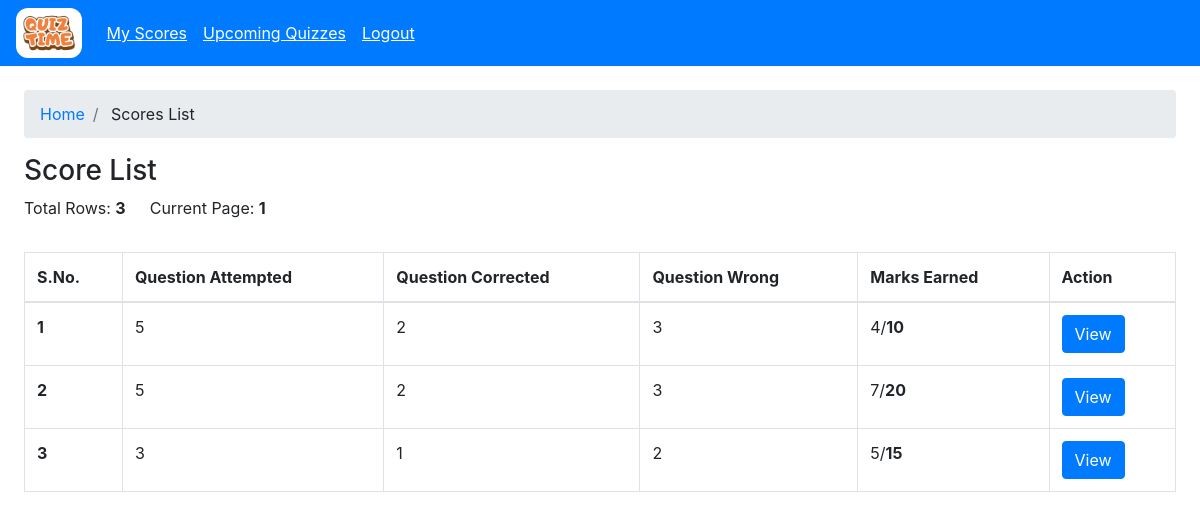
The page /user/scores (signed in) on the database its author committed.
### models/model.py (models this page shows)
class Score(db.Model):
    __tablename__='scores'
    id = db.Column(db.VARCHAR(100), primary_key=True)
    quiz_id = db.Column(db.VARCHAR(100), db.ForeignKey('quiz.id'), nullable=False)
    user_id = db.Column(db.VARCHAR(100), db.ForeignKey('users.id'), nullable=False)
    question_attempted = db.Column(db.Integer, nullable=False)
    question_corrected = db.Column(db.Integer, nullable=False)
    question_wronged =  db.Column(db.Integer, nullable=False)
    total_scored = db.Column(db.Integer, nullable=False)
    created_at = db.Column(db.TIMESTAMP, nullable=False)
    updated_at = db.Column(db.TIMESTAMP, nullable=False)
    __table_args__ = (
        db.UniqueConstraint('quiz_id', 'user_id', name='unique_user_quiz_score'),  # Prevents duplicate user-quiz pairs
    )

### controllers/users/user.py (the view)
@user.route("/scores")
@login_required
@role_required("user")
def user_scores():
    try:
        skip = int(request.args.get("skip", 0))
        take = int(request.args.get("take", 25))
        scores = Score.query.filter(Score.user_id==session.get("id", "")).offset(skip).limit(take).all()
        final_list=[]
        for scr in scores:
            single_obj=dict()
            quiz = Quiz.query.filter_by(id=scr.quiz_id).first()
            single_obj["total_marks"]=quiz.total_marks
            single_obj = {**single_obj, **scr.__dict__}
            final_list.append(single_obj)
        total_scores = Score.query.filter(Score.user_id==session.get("id", "")).count()
        return render_template("user/scores.html",total_rows=total_scores, skip=skip, take=take, rows=final_list)
    except Exception as e:
        return flash_and_redirect(str(e), "danger", url_for("user.user_home"))

### app.py (called while the page is built)
    @login_manager.user_loader
    def load_user(user_id):
        return User.query.get(user_id)

### controllers/decorator.py (called while the page is built)
def role_required(role):
    def decorator(func):
        @wraps(func)
        def wrapper(*args, **kwargs):
            if not current_user.is_authenticated:
                return redirect(url_for("auth.login"))
            if current_user.user_type != role and session.get("user_type") != role:
                if current_user.user_type == "admin":
                    return redirect(url_for("admin.admin_home"))
                return redirect(url_for("user.user_home"))
            return func(*args, **kwargs)
        return wrapper
    return decorator

### templates/user/scores.html (shortened to what this page needs)
{% extends "base.html" %} {% block title %}Score Page{% endblock %} {% block
content %} {% include "user/user_wrapper.html" %}
<section class="min-vh-100 p-4">
  <nav aria-label="breadcrumb">
    <ol class="breadcrumb">
      <li class="breadcrumb-item"><a href="/user">Home</a></li>
      <li class="breadcrumb-item">
        <a>Scores List</a>
      </li>
    </ol>
  </nav>
  <div class="d-flex mt-3 flex-wrap justify-content-between">
    <div>
      <h3>Score List</h3>
      <div class="d-flex align-items-center">
        <p class="mr-4">Total Rows: <strong>{{ total_rows }}</strong></p>
        <p>
          Current Page:
          <strong
            >{% if skip and take %} {{ ((skip|int)/take)+1 }} {% else %}1{%
            endif %}</strong
          >
        </p>
      </div>
    </div>
  </div>
  <section class="mt-3">
    <div class="table-responsive">
      <table class="table table-bordered table-hover">
        <thead>
          <tr>
            <th scope="col">S.No.</th>
            <th scope="col">Question Attempted</th>
            <th scope="col">Question Corrected</th>
            <th scope="col">Question Wrong</th>
            <th scope="col">Marks Earned</th>
            <th scope="col">Action</th>
          </tr>
        </thead>
        <tbody>
          {% for score in rows %}
          <tr class="pointer">
            <th scope="row">{{ loop.index+skip }}</th>
            <td>{{ score.question_attempted }}</td>
            <td>{{ score.question_corrected }}</td>
            <td>{{ score.question_wronged }}</td>
            <td>
              {{ score.total_scored }}/<strong>{{ score.total_marks }}</strong>
            </td>
            <td>
              <button type="button" class="btn btn-primary">
                <a
                  href="/user/score/view?score_id={{ score.id }}"
                  class="text-white"
                  >View</a
                >
              </button>
            </td>
          </tr>
          {% endfor %}
        </tbody>
      </table>
    </div>
  </section>
</section>
{% endblock %}

### templates/base.html (shortened to what this page needs)
<!DOCTYPE html>
<html lang="en">
  <head>
    <link rel="stylesheet" href="/static/css/style.css" />
    <link
      rel="stylesheet"
      href="https://cdn.jsdelivr.net/npm/bootstrap@4.3.1/dist/css/bootstrap.min.css"
    />
  </head>
  <body>
    {% block content %} {% endblock %}
  </body>
</html>

### templates/user/user_wrapper.html (shortened to what this page needs)
<nav class="navbar navbar-expand-lg navbar-dark bg-primary">
  <a href="/user">
    <img
      alt="logo"
      src="/static/images/logo.png"
      class="adminLogo navbar-brand"
    />
  </a>
  <div class="collapse navbar-collapse" id="navbarSupportedContent">
    <ul class="navbar-nav mr-auto">
      <li class="nav-item">
        <a class="anchor nav-link" href="/user/scores?skip=0&take=25"
          >My Scores</a
        >
      </li>
      <li class="nav-item">
        <a class="anchor nav-link" href="/user/quizzes?skip=0&take=25"
          >Upcoming Quizzes</a
        >
      </li>
      <li class="nav-item">
        <a class="anchor nav-link" href="/auth/logout">Logout</a>
      </li>
    </ul>
  </div>
</nav>

### static/css/style.css (style rules this page uses)
.adminLogo { height: 50px; background-color: white !important; border-radius: 12px; padding: 6px; }
.pointer { cursor: pointer; }
.anchor { color: white !important; text-decoration: underline !important; }

### rows shown on the page
Score: question_attempted "5", question_corrected "2", question_wronged "3", total_scored "4", total_marks "10"
Score: question_attempted "5", question_corrected "2", question_wronged "3", total_scored "7", total_marks "20"
Score: question_attempted "3", question_corrected "1", question_wronged "2", total_scored "5", total_marks "15"

### other values the page prints
{{ total_rows }} "3"
